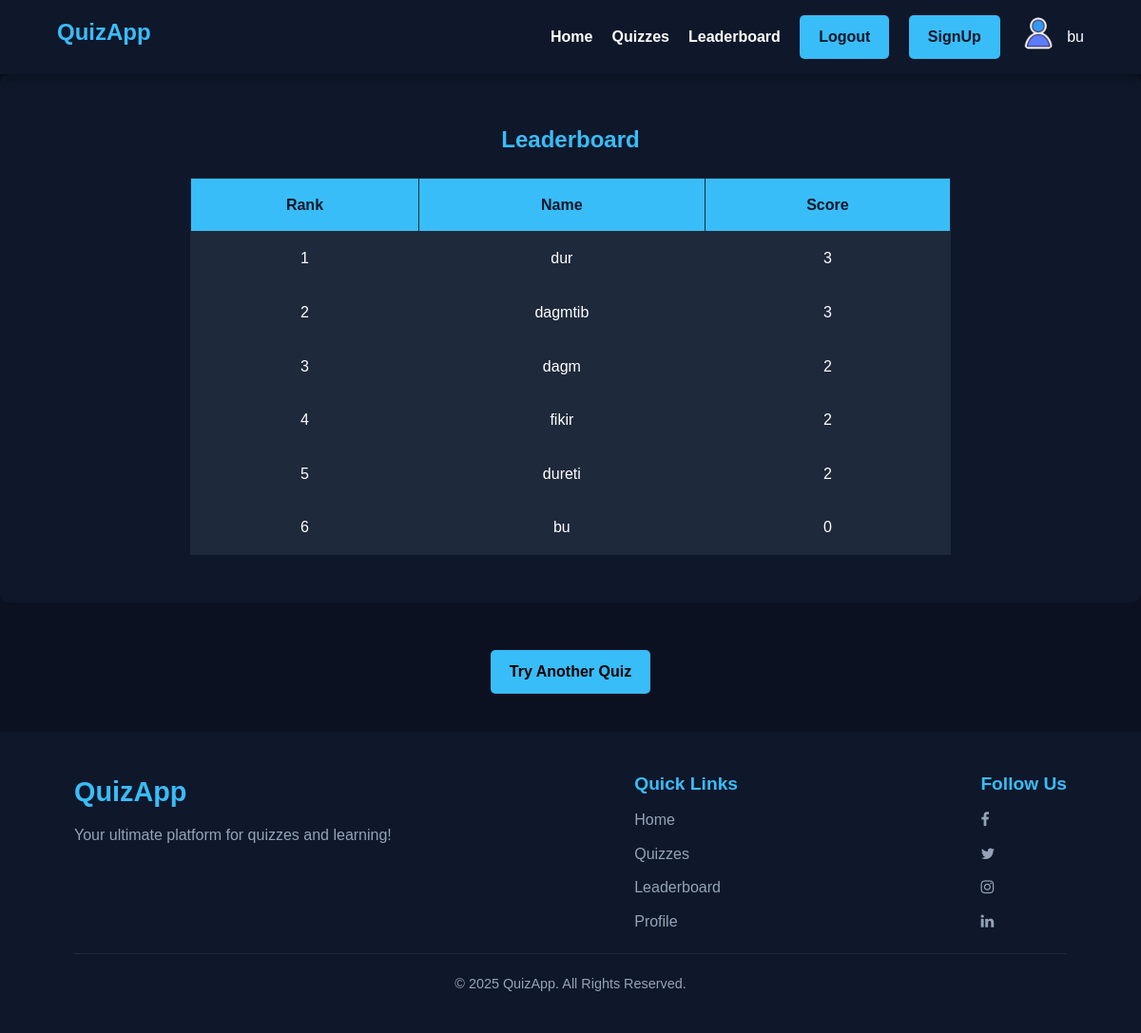
Page /leaderboard (signed in) on the committed database.
### tables this page shows
CREATE TABLE results (
            id INTEGER PRIMARY KEY, 
            username TEXT, 
            score INTEGER,
            timestamp DATETIME DEFAULT CURRENT_TIMESTAMP);

### app.py (the view)
@app.route('/leaderboard')
def leaderboard():
    print("Leaderboard route accessed")  # Debugging line
    with sqlite3.connect('db.sqlite3') as conn:
        cursor = conn.cursor()
        cursor.execute('''
            SELECT username, score
            FROM results
            WHERE id IN (
                SELECT MAX(id)
                FROM results
                GROUP BY username
            )
            ORDER BY score DESC
            LIMIT 10
        ''')
        leaderboard_data = cursor.fetchall()
    leaderboard_with_index = [(index + 1, name, score) for index, (name, score) in enumerate(leaderboard_data)]
    return render_template('leaderboard.html', leaderboard=leaderboard_with_index)

### templates/leaderboard.html (shortened to what this page needs)
{% extends 'base.html' %}
{% block content %}
    <section class="leaderboard">
      <h2>Leaderboard</h2>
      <table>
        <thead>
          <tr>
            <th>Rank</th>
            <th>Name</th>
            <th>Score</th>
          </tr>
        </thead>
        <tbody>
            {% for index, name, score in leaderboard %}
            <tr>
                <td>{{ index }}</td>
                <td>{{ name }}</td>
                <td>{{ score }}</td>
            </tr>
            {% endfor %}
        </tbody>
      </table>
    </section>
    <div class="buttons">
      <a href="quizzes.html">Try Another Quiz</a>
    </div>
  {% endblock %}

### static/css/style.css (style rules this page uses)
* { margin: 0; padding: 0; box-sizing: border-box; }
body { font-family: 'Arial', sans-serif; background-color: #0b1120; color: #fff; line-height: 1.6; }
a { text-decoration: none; color: inherit; }
h1, h2, h3 { margin-bottom: 10px; }
.leaderboard { padding: 50px 20px; background-color: #0f172a; border-radius: 10px; margin-bottom: 40px; }
.leaderboard h2 { text-align: center; color: #38bdf8; margin-bottom: 20px; }
.leaderboard table { width: 100%; border-collapse: collapse; margin: auto; max-width: 800px; }
.leaderboard th, .leaderboard td { border: 1px solid #1e293b; padding: 15px; text-align: center; }
.leaderboard th { background-color: #38bdf8; color: #0f172a; }
.leaderboard td { background-color: #1e293b; color: #fff; }
.buttons { text-align: center; margin: 30px 0; }
.buttons a { display: inline-block; text-decoration: none; background-color: #38bdf8; color: black; padding: 10px 20px; border-radius: 5px; margin: 10px; font-size: 1rem; font-weight: bold; transition: background-color 0.3s ease; }

### rows in the picture
results: index "1", username "dur", score "3"
results: index "2", username "dagmtib", score "3"
results: index "3", username "dagm", score "2"
results: index "4", username "fikir", score "2"
results: index "5", username "dureti", score "2"
results: index "6", username "bu", score "0"

### other values in the picture
{{ session['username'] }} "bu"
